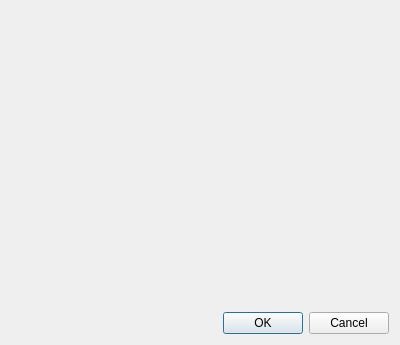
<?xml version="1.0" encoding="UTF-8"?>
<ui version="4.0">
 <class>EditFolderDialog</class>
 <widget class="QDialog" name="EditFolderDialog">
  <property name="geometry">
   <rect>
    <x>0</x>
    <y>0</y>
    <width>400</width>
    <height>345</height>
   </rect>
  </property>
  <property name="windowTitle">
   <string>Dialog</string>
  </property>
  <property name="windowIcon">
   <iconset resource="resources.qrc">
    <normaloff>:/images/icons/folder_blue.png</normaloff>:/images/icons/folder_blue.png</iconset>
  </property>
  <layout class="QVBoxLayout" name="verticalLayout_2">
   <item>
    <widget class="ProjectObjectNamePage" name="projectObjectNamePage" native="true">
     <layout class="QVBoxLayout" name="verticalLayout">
      <property name="leftMargin">
       <number>0</number>
      </property>
      <property name="topMargin">
       <number>0</number>
      </property>
      <property name="rightMargin">
       <number>0</number>
      </property>
      <property name="bottomMargin">
       <number>0</number>
      </property>
     </layout>
    </widget>
   </item>
   <item>
    <widget class="QDialogButtonBox" name="buttonBox">
     <property name="orientation">
      <enum>Qt::Horizontal</enum>
     </property>
     <property name="standardButtons">
      <set>QDialogButtonBox::Cancel|QDialogButtonBox::Ok</set>
     </property>
    </widget>
   </item>
  </layout>
 </widget>
 <customwidgets>
  <customwidget>
   <class>ProjectObjectNamePage</class>
   <extends>QWidget</extends>
   <header>ProjectObjectNamePage.hpp</header>
   <container>1</container>
  </customwidget>
 </customwidgets>
 <resources>
  <include location="resources.qrc"/>
 </resources>
 <connections>
  <connection>
   <sender>buttonBox</sender>
   <signal>accepted()</signal>
   <receiver>EditFolderDialog</receiver>
   <slot>accept()</slot>
   <hints>
    <hint type="sourcelabel">
     <x>257</x>
     <y>335</y>
    </hint>
    <hint type="destinationlabel">
     <x>157</x>
     <y>274</y>
    </hint>
   </hints>
  </connection>
  <connection>
   <sender>buttonBox</sender>
   <signal>rejected()</signal>
   <receiver>EditFolderDialog</receiver>
   <slot>reject()</slot>
   <hints>
    <hint type="sourcelabel">
     <x>325</x>
     <y>335</y>
    </hint>
    <hint type="destinationlabel">
     <x>286</x>
     <y>274</y>
    </hint>
   </hints>
  </connection>
 </connections>
</ui>
